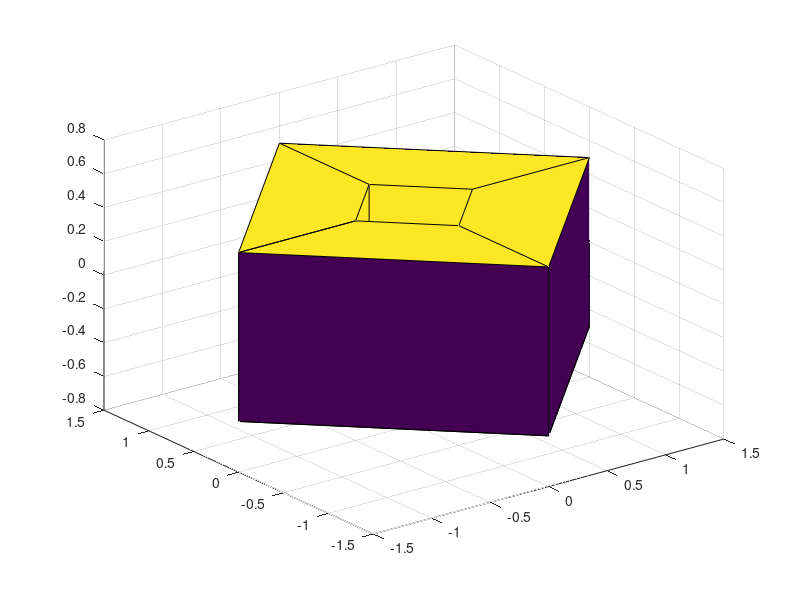

The MATLAB source for this figure:
function Tore = tore()

Tore = zeros(5,5,3);
Tore(:,:,1) = [-1.5  0.0  1.5  0.0 -1.5
			   -1.5  0.0  1.5  0.0 -1.5
			   -0.5  0.0  0.5  0.0 -0.5 
			   -0.5  0.0  0.5  0.0 -0.5
               -1.5  0.0  1.5  0.0 -1.5 ];
Tore(:,:,2) = [ 0.0  1.5  0.0 -1.5 0.0
			    0.0  1.5  0.0 -1.5 0.0
			    0.0  0.5  0.0 -0.5 0.0
			    0.0  0.5  0.0 -0.5 0.0
                0.0  1.5  0.0 -1.5 0.0];
Tore(:,:,3) = [-0.5 -0.5 -0.5 -0.5 -0.5
			    0.5  0.5  0.5  0.5  0.5
			    0.5  0.5  0.5  0.5  0.5
			   -0.5 -0.5 -0.5 -0.5  -0.5
               -0.5 -0.5 -0.5 -0.5 -0.5];
           

           
surf(Tore(:,:,1),Tore(:,:,2),Tore(:,:,3))

end
